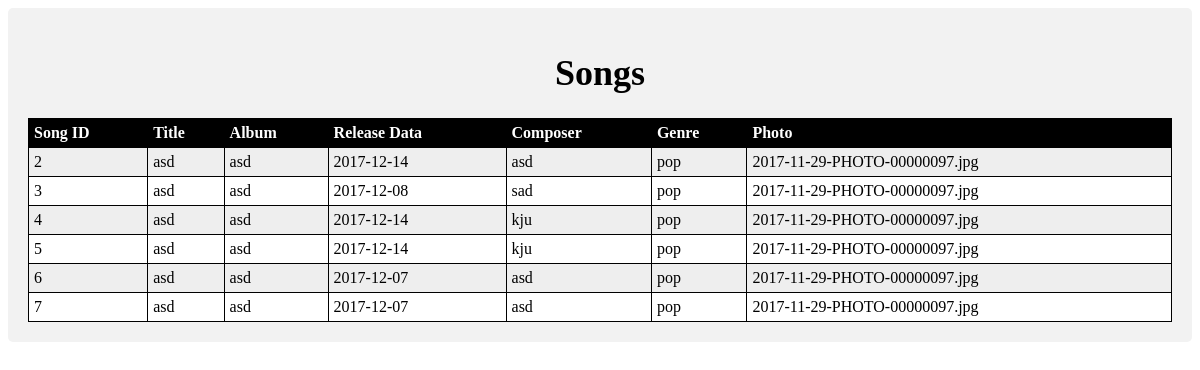
/songs.php, run on the app's committed database.
### tables this page shows
CREATE TABLE IF NOT EXISTS `song_data` (
  `songId` int(6) NOT NULL AUTO_INCREMENT,
  `title` varchar(100) NOT NULL,
  `album` varchar(50) NOT NULL,
  `releaseDate` date NOT NULL,
  `composer` varchar(50) NOT NULL,
  `genre` varchar(50) NOT NULL,
  `photo` varchar(50) NOT NULL,
  PRIMARY KEY (`songId`)
);

### songs.php (the view, shortened to what this page needs)
<?php
echo '<!DOCTYPE html>';
echo '<html lang="en">';
echo '<head>';
echo '<link rel="stylesheet" href="Style.css">';
echo '</head>';
$conn = Connect();
$sql = "SELECT songId, title, album, releaseDate, composer, genre, photo FROM song_data";
$result = $conn->query($sql);
echo '<body>';
echo '<div>';
echo '<h1>Songs</h1>';
if ($result->num_rows > 0) {
    echo '<table style="width:100%">';
    echo '<tr>';
    echo '<th>Song ID</th>';
    echo '<th>Title</th>';
    echo '<th>Album</th>';
    echo '<th>Release Data</th>';
    echo '<th>Composer</th>';
    echo '<th>Genre</th>';
    echo '<th>Photo</th>';
    echo '</tr>';
    while ($row = $result->fetch_assoc()) {
        echo '<tr>';
        echo '<td>'.$row["songId"].'</td>';
        echo '<td>'.$row["title"].'</td>';
        echo '<td>'.$row["album"].'</td>';
        echo '<td>'.$row["releaseDate"].'</td>';
        echo '<td>'.$row["composer"].'</td>';
        echo '<td>'.$row["genre"].'</td>';
        echo '<td>'.$row["photo"].'</td>';
        echo '</tr>';
    }
    echo "</table>";
} else {
    echo "0 results";
}
echo '</div>';
echo '</body>';
echo '</html>';
?>

### Style.css (style rules this page uses)
table { width:100%; }
table, th, td { border: 1px solid black; border-collapse: collapse; }
th, td { padding: 5px; text-align: left; }
table tr:nth-child(even) { background-color: #eee; }
table tr:nth-child(odd) { background-color:#fff; }
table th { background-color: black; color: white; }
h1 { font-family: Calibri; text-align: center; font-size: 36px; }
div { border-radius: 5px; background-color: #f2f2f2; padding: 20px; }

### data on the page
song_data: songId "2", title "asd", album "asd", releaseDate "2017-12-14", composer "asd", genre "pop", photo "2017-11-29-PHOTO-00000097.jpg"
song_data: songId "3", title "asd", album "asd", releaseDate "2017-12-08", composer "sad", genre "pop", photo "2017-11-29-PHOTO-00000097.jpg"
song_data: songId "4", title "asd", album "asd", releaseDate "2017-12-14", composer "kju", genre "pop", photo "2017-11-29-PHOTO-00000097.jpg"
song_data: songId "5", title "asd", album "asd", releaseDate "2017-12-14", composer "kju", genre "pop", photo "2017-11-29-PHOTO-00000097.jpg"
song_data: songId "6", title "asd", album "asd", releaseDate "2017-12-07", composer "asd", genre "pop", photo "2017-11-29-PHOTO-00000097.jpg"
song_data: songId "7", title "asd", album "asd", releaseDate "2017-12-07", composer "asd", genre "pop", photo "2017-11-29-PHOTO-00000097.jpg"
